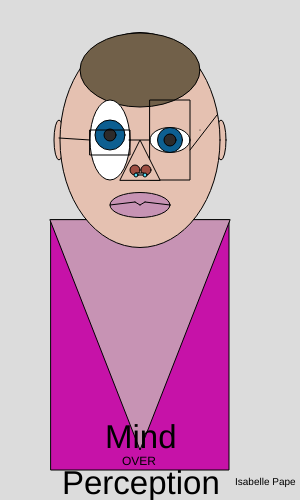
Frame 1 (no input)
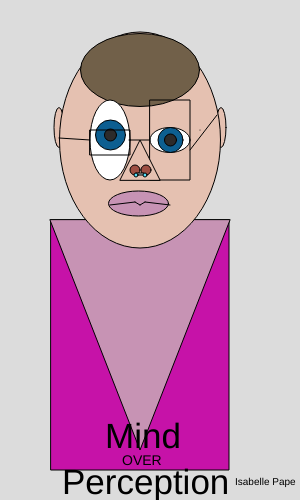
Frame 60 (no input)
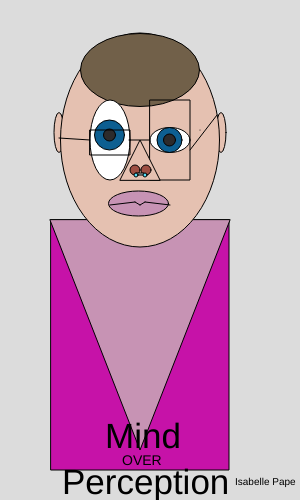
Frame 120 (the mouse pressed at the canvas centre since frame 60)

The p5.js sketch that drew these frames (run headless with seeded random() and noise() and a simulated clock; from frame 60 on, the mouse is pressed at the canvas centre):

// p5.js sketch
// ── sketch.js
//right eye var
var x = 110;
var y = 135;
var diameter = 30;
var d2 = 12;
//left eye var
var x2 = 170;
var y2 = 140;
var diameter2 = 25;
var d3 = 12;
var eyeMovement = 0.5;
//ear var
var ex1 = 59;
var ey = 140;
var ex2 = 221;
var earMovement = 2.5;
//lips var
var Lx = 140;
var Ly = 205;
var lipsMovement = 1.5;
//text var
var lrgtxt = 33;
var ovrsize = 12;
var textMovement = 2;
var count = 0;
//head var
var hw = 160;
var hh = 215;
var headSize = 1;
//hair var
var hrw = 120;
var hrh = 74;



function setup()
  {
      createCanvas(300,500);
      movement = Math.floor(Math.random() * 2) + 1;
  }
  
  function draw() 
  {
    background(220);

//body
    fill(198, 18, 168);
    rect(51,220,178,250);
    fill(199, 147, 180);
    triangle(50,220,140,450,230,220);
//ears
    fill(229, 193, 177);
    ellipse(ex1,ey,10,40);
    fill(229, 193, 177);
    ellipse(ex2,ey,10,40);
    if (ey >= 165 || ey <= 125)
    {
        earMovement *= -1;
    }
    ey += earMovement;
//head
    fill(229, 193, 177);
    ellipse(140,140,hw,hh);
    hw += headSize;
    hh += headSize;
    if (hw >= 170 && hh >= 225 || hw <= 150 && hw <= 205)
    {
        headSize *= -1;
    }

//hair
    fill(113, 96, 73);
    ellipse(140,70,hrw,hrh);
    hrw += headSize;
    hrh += headSize;
    if (hrh >= 130 && hrh >= 84 || hrw <= 110 && hrw <= 64)
    {
        headSize *= -1;
    }
//right eye
    fill(255, 255, 255);
    ellipse(110,140,40,80);
    fill(12, 94, 145);
    circle(x,y,diameter);
    fill(44, 42, 42);
    circle(x,y,d2);
    if (x >= 115 || x <= 105)
    {
        eyeMovement *= -1;
    }
    x += eyeMovement;
//left eye
    fill(255, 255, 255);
    ellipse(170,140,40,25);
    fill(12, 94, 145);
    circle(x2,y2,diameter2);
    fill(44, 42, 42);
    circle(x2,y2,d3);
    fill(165, 42, 42);
    point(200,130);
    if (x2 >= 177.5 || x2 <= 162.5)
    {
        eyeMovement *= -1;
    }
    x2 += eyeMovement;
//glasses
    line(59,138,90,140);
    fill(162, 216, 233, 0.725);
    rect(90,130,40,25);
    line(129,140,150,140);
    fill(162, 216, 233, 0.725);
    rect(150,100,40,80);
    line(190,150,217,115);
//nose
    fill(229, 193, 177);
    triangle(120,180,140,140,160,180);
    fill(158, 79, 67);
    circle(135,170,10);
    fill(158, 79, 67);
    circle(146,170,10);
    
//septum
    fill(185, 189, 189);
    rect(136,173,8,2);
    fill(83, 224, 249);
    circle(136,175,4);
    fill(83, 224, 249);
    circle(145,175,4);
//lips
    fill(199, 147, 180);
    ellipse(Lx,Ly,60,25);
    line(110,205,135,202);
    line(145,202,170,205);
    line(135,202,140,205);
    line(140,205,145,202);
    if (Lx >= 150 && Ly >= 213 || Lx <= 130 && Ly <= 193)
    {
        lipsMovement *= -1;
    }
    Lx += lipsMovement;
    Ly += lipsMovement;
//title

    fill(0,0,0);
    textSize(lrgtxt);
    text('Mind',105,448);
    textSize(ovrsize);
    text('OVER',122,465);
    textSize(lrgtxt);
    text('Perception',62,494)
    textSize(10);
    text('Isabelle Pape',235,485);
    lrgtxt += textMovement;
    ovrsize += textMovement;
    count++;
    if (count > 5)
    {
        textMovement *= -1;
        count = 0;
    }


  }
// ── portraitpg.html
<html>

  <head>
        <title>Izzy Portrait</title>
    <script src="https://cdnjs.cloudflare.com/ajax/libs/p5.js/1.1.9/p5.min.js"></script>
    <script src="sketch.js"></script>
  
  </head>
  <body>

  </body>
</html>
